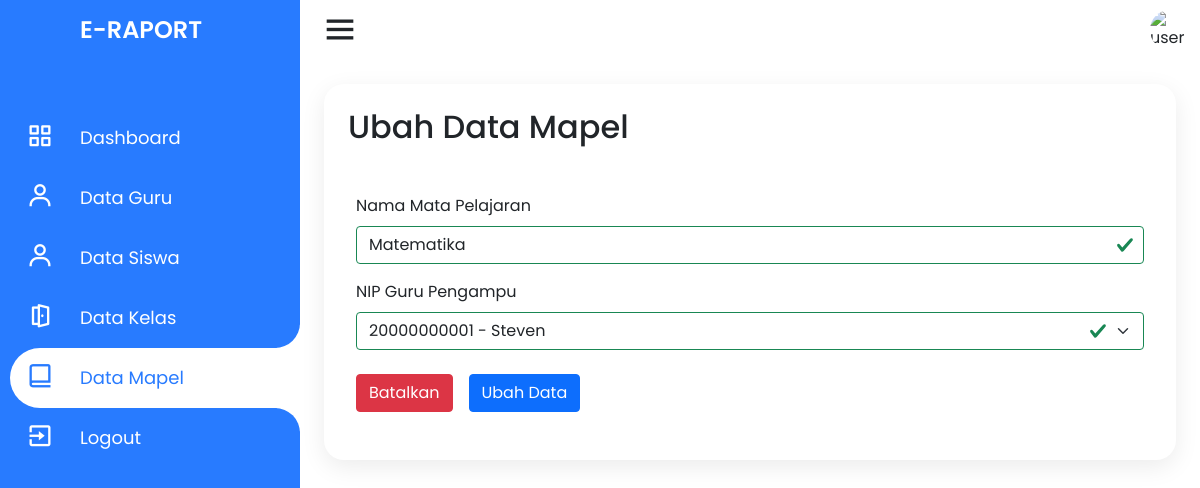
/admin/ubah-data-mapel?id_mapel=7 (signed in), run on an earlier commit of the app's database.
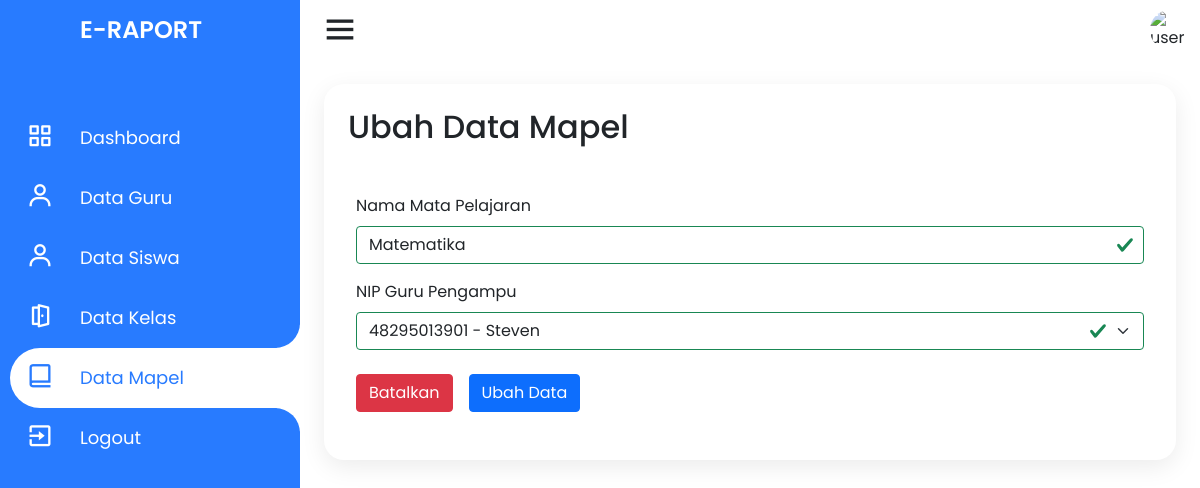
And on a later commit of the database.
### tables this page shows
CREATE TABLE `mata_pelajaran` (
  `id_mapel` int(11) NOT NULL AUTO_INCREMENT,
  `nama_mapel` varchar(20) NOT NULL,
  `nip` varchar(11) DEFAULT NULL,
  PRIMARY KEY (`id_mapel`),
  KEY `mata_pelajaran_ibfk_1` (`nip`),
  CONSTRAINT `mata_pelajaran_ibfk_1` FOREIGN KEY (`nip`) REFERENCES `guru` (`nip`) ON DELETE SET NULL ON UPDATE CASCADE
);

### admin/ubah-data-mapel.php (the view, shortened to what the changed rows need)
<?php
require_once dirname(__FILE__) . '/../connection.php';
if (isset($_GET['id_mapel'])) {
    $mapelid = $_GET['id_mapel'];
} else {
    header('location: data-mapel');
}
?>
<!DOCTYPE html>
<html lang="en" dir="ltr">
<head>
    <link rel="stylesheet" href="style.css">
    <link href='https://unpkg.com/boxicons@2.0.7/css/boxicons.min.css' rel='stylesheet'>
    <link href="https://cdn.jsdelivr.net/npm/bootstrap@5.1.3/dist/css/bootstrap.min.css" rel="stylesheet">
    <link rel="stylesheet" href="../assets/css/style.css">
</head>
<body>
    <div class="container">
        <div class="navigation">
            <ul>
                <li>
                    <a href="#">
                        <h1 class="title">E-Raport</h1>
                    </a>
                </li>
            </ul>
        </div>
    </div>
    <div class="main">
        <div class="konten">
            <h2 class="konten_title">
                Ubah Data Mapel
            </h2>
            <div class="konten_isi">
                <?php
                $result_mapel = $conn->query("SELECT * FROM mata_pelajaran WHERE id_mapel = $mapelid LIMIT 1");
                if ($result_mapel && $result_mapel->num_rows > 0) {
                    while ($row = $result_mapel->fetch_assoc()) {
                ?>
                        <form action="../controller/action_mapel" method="post" class="konten_ubah_nilai was-validated">
                            <div class="mb-3">
                                <label for="namaMapel" class="form-label">Nama Mata Pelajaran</label>
                                <input type="text" required name="namaMapel" class="form-control" id="namaMapel" value="<?php echo $row['nama_mapel']; ?>">
                            </div>
                            <div class="mb-3">
                                <label for="guruPengampu" class="form-label">NIP Guru Pengampu</label>
                                <select name="guruPengampu" class="form-select" id="guruPengampu" required>
                                    <?php
                                    $result_guru = $conn->query("SELECT * FROM guru");
                                    if ($result_guru && $result_guru->num_rows > 0) {
                                        while ($row = $result_guru->fetch_assoc()) {
                                            echo "
                                                <option value='${row['nip']}'>${row['nip']} - ${row['nama_guru']}</option>
                                            ";
                                        }
                                    }
                                    ?>
                                </select>
                            </div>
                            <div class="konten_ubah_nilai_opsi">
                                <button onclick="window.location.replace('../admin/data-mapel'); return false;" type="button" class="btn btn-danger">Batalkan</button>
                                <button type="submit" name="ubah-mapel" class="btn btn-primary">Ubah Data</button>
                            </div>
                        </form>
                <?php
                    }
                }
                ?>
            </div>
        </div>
    </div>
</body>
</html>

What changed in the data, as far as the page shows it:
changed mata_pelajaran "Matematika": guruPengampu "20000000001 - Steven" → "48295013901 - Steven"
